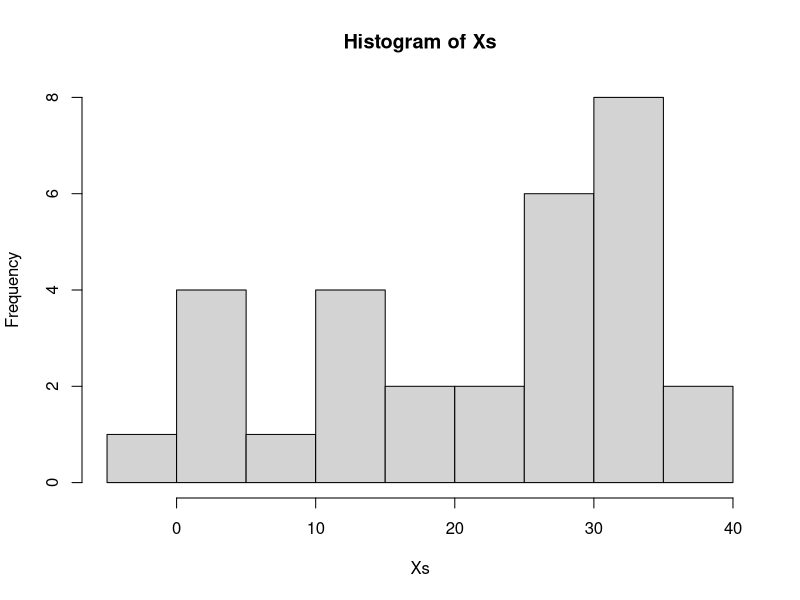
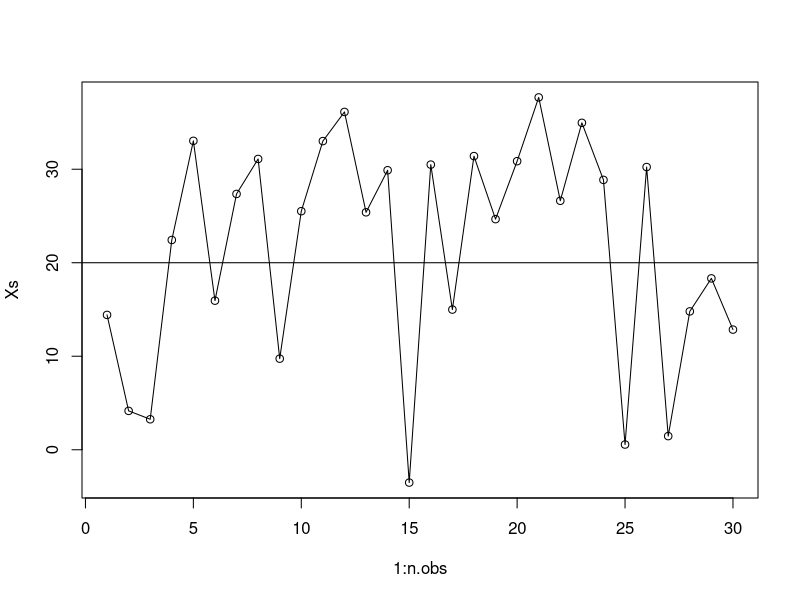

Here is the R script that generated these plots, in order:
##########################
# TRUE AND OBSERVED SCORES
##########################
# author: Giorgio Arcara
# ver: 13/10/2023

#################
# DESCRIPTION
###################
# this is a short script to simulate some properties of True and Observed scores
# under assumptions of classical test theory


# X = observed score
# T = True score
# E = error

# E = N(0, sd) # error is distributed "by definition" as a normal variable with 0 mean and a given standard deviation sd

##########################
## simulation paramters
#########################
T = 20 # true score
E.sd = 10 # Error  (sd)
n.obs = 30 # number of observations

# data simulation
Xs = NULL
for (iE in 1:n.obs){
  E = rnorm(1, mean = 0, sd = E.sd)
  Xs[iE] = T + E
}

mean(Xs) # calculate mean of Observed scores
hist(Xs) # histogram of observed scores

# plot observed score as compared to true score
plot(1:n.obs, Xs)
lines(1:n.obs, Xs)
abline(h=T)